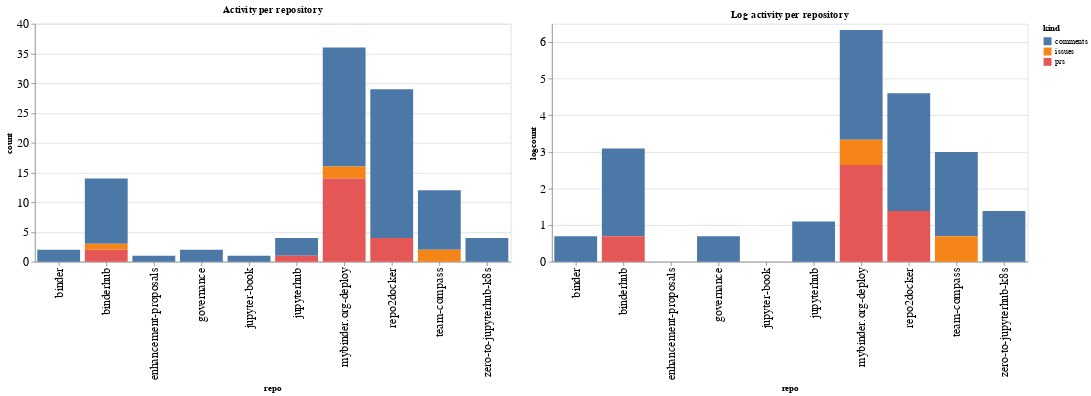

Notebook code cell kept with this figure:
### Code cell
ch1 = alt.Chart(repo_summaries, width=600, title="Activity per repository").mark_bar().encode(
    x='repo',
    y='count',
    color='kind',
    tooltip="kind"
)

ch2 = alt.Chart(repo_summaries, width=600, title="Log activity per repository").mark_bar().encode(
    x='repo',
    y='logcount',
    color='kind',
    tooltip="kind"
)

ch1 | ch2

### Figure 1 — Vega-Lite specification as saved in the notebook (floating-point values rounded to 4 significant figures)
{"config": {"axisLeft": {"labelFontSize": 15}, "axisBottom": {"labelFontSize": 15}}, "hconcat": [{"mark": "bar", "encoding": {"color": {"type": "nominal", "field": "kind"}, "tooltip": {"type": "nominal", "field": "kind"}, "x": {"type": "nominal", "field": "repo"}, "y": {"type": "quantitative", "field": "count"}}, "title": "Activity per repository", "width": 600}, {"mark": "bar", "encoding": {"color": {"type": "nominal", "field": "kind"}, "tooltip": {"type": "nominal", "field": "kind"}, "x": {"type": "nominal", "field": "repo"}, "y": {"type": "quantitative", "field": "logcount"}}, "title": "Log activity per repository", "width": 600}], "data": {"name": "data-626d146b2fcf686fb7a6dd08f1927808"}, "$schema": "https://vega.github.io/schema/vega-lite/v4.8.1.json", "datasets": {"data-626d146b2fcf686fb7a6dd08f1927808": [{"repo": "binder", "kind": "comments", "count": 2, "logcount": 0.6931}, {"repo": "binderhub", "kind": "comments", "count": 11, "logcount": 2.398}, {"repo": "binderhub", "kind": "issues", "count": 1, "logcount": 0.0}, {"repo": "binderhub", "kind": "prs", "count": 2, "logcount": 0.6931}, {"repo": "enhancement-proposals", "kind": "comments", "count": 1, "logcount": 0.0}, {"repo": "governance", "kind": "comments", "count": 2, "logcount": 0.6931}, {"repo": "jupyter-book", "kind": "comments", "count": 1, "logcount": 0.0}, {"repo": "jupyterhub", "kind": "comments", "count": 3, "logcount": 1.099}, {"repo": "jupyterhub", "kind": "prs", "count": 1, "logcount": 0.0}, {"repo": "mybinder.org-deploy", "kind": "comments", "count": 20, "logcount": 2.996}, {"repo": "mybinder.org-deploy", "kind": "issues", "count": 2, "logcount": 0.6931}, {"repo": "mybinder.org-deploy", "kind": "prs", "count": 14, "logcount": 2.639}, {"repo": "repo2docker", "kind": "comments", "count": 25, "logcount": 3.219}, {"repo": "repo2docker", "kind": "prs", "count": 4, "logcount": 1.386}, {"repo": "team-compass", "kind": "comments", "count": 10, "logcount": 2.303}, {"repo": "team-compass", "kind": "issues", "count": 2, "logcount": 0.6931}, {"repo": "zero-to-jupyterhub-k8s", "kind": "comments", "count": 4, "logcount": 1.386}]}}
